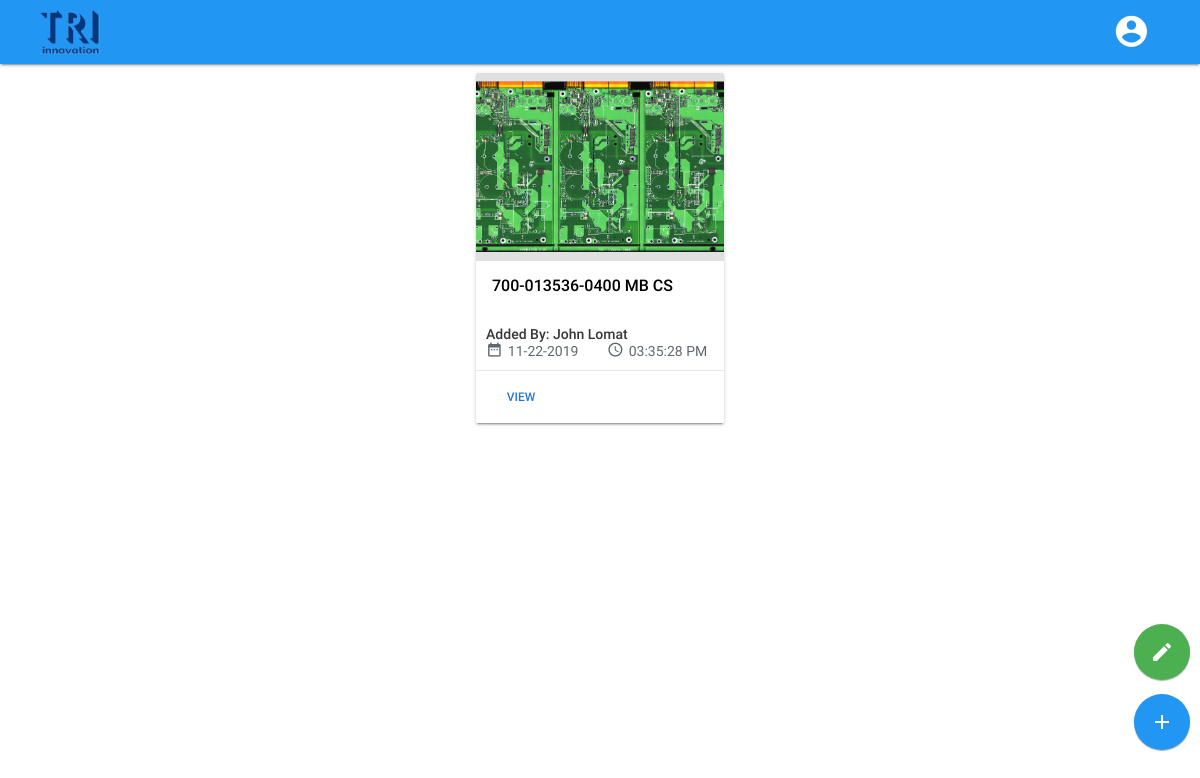
The page /view.php?line=line1 (signed in) on the database its author committed.
### tables this page shows
CREATE TABLE `line_defects` (
  `id` int(10) NOT NULL,
  `line` varchar(10) NOT NULL,
  `model` varchar(25) NOT NULL,
  `assy` varchar(20) NOT NULL,
  `side` varchar(20) NOT NULL,
  `added_by` varchar(20) NOT NULL,
  `date_added` varchar(20) NOT NULL,
  `time_stamp` varchar(20) NOT NULL,
  `image_name` varchar(100) NOT NULL
);

### libs/class_handler.php (called while the page is built, shortened)
<?php
    class headerConfig {
        private $style1;
        private $style2;
        public function __construct() {
            $get_arguments       = func_get_args();
            $number_of_arguments = func_num_args();
            if (method_exists($this, $method_name = '__construct'.$number_of_arguments)) {
                call_user_func_array(array($this, $method_name), $get_arguments);
            }
        }
        public function __construct2($style1, $style2) {
            $this->style1 = $style1;
            $this->style2 = $style2;
        }
        public function Style1() {
            return HOST_URL.'/'.$this->style1;
        }
        public function Style2() {
            return HOST_URL.'/'.$this->style2;
        }
    }
?>

### libs/upload.php (called while the page is built, shortened)
<?php
	$body_style = "";
?>

### libs/switch_get_function.php (called while the page is built, shortened)
<?php
	switch ($_GET['line']) {
		case "line1":
			$current_line = $_SESSION['current_line'];
		break;
	}
?>

### view.php (the view, shortened to what this page needs)
<?php
	require_once(ROOT.'libs/upload.php');
	require_once(ROOT.'libs/class_handler.php');
	$style = new HeaderConfig('assets/css/view-card.css','assets/css/navbar.css');
	$content_style = "";
	$add_btnStyle = "";
	$image_style = "";
	$image_style_4 = "";
	require_once(ROOT.'libs/switch_get_function.php');
	$query = "SELECT * FROM line_defects WHERE line = :line";
	$statement = $connect->prepare($query);
	$statement->bindValue(':line', $line);
	$statement->execute();
	$row = $statement->fetch(PDO::FETCH_ASSOC);
	if ($row > 0) {
		$content_style = "display:block;margin:0";
		$edit_style = "display:block";
	}else {
		$edit_style = "display:none";
	}
	include(ROOT.'header_mdl.php');
?>
<body style="<?= $body_style ?>">
	<div class="site-main">
		<?php include(ROOT.'libs/navbar.php') ?>
		<div class="content" style="<?= $content_style ?>">
			<div class="mdl-grid">
				<?php
					$query = "SELECT * FROM line_defects WHERE line = :line ORDER BY id DESC";
					$statement = $connect->prepare($query);
					$statement->bindValue(':line', $line);
					$statement->execute();
					for ($i=0; $row = $statement->fetch(); $i++) {
						if ($row['image_name'] == "") {
							$image_style = "";
							$image_style_2 = "display:block";
							$image_style_3 = "display:block";
							$image_style_5 = "display:none";
						}else {
							$image_style = "<img src='upload/images/" . $row['image_name'] . "' alt='model image' width='260' height='186'style='object-fit:contain;color:black'>";
							$image_style_4 = "padding:0";
						}
				?>
				<div id="model-<?= $i ?>" class="model-card demo-card-square mdl-card mdl-shadow--2dp mdl-cell mdl-cell--3-col-desktop mdl-cell--12-col-phone" data-id="<?= $row['id'] ?>"  data-model="<?= $row['model'] . " " . $row['assy'] . " " . $row['side'] ?>">
					<div class="mdl-card__title mdl-card--expand" style="<?= $image_style_4 ?>">
						<?= $image_style?>
					</div>
					<div class="mdl-card__supporting-text">
						<?= $row['model'] . " " . $row['assy'] . " " . $row['side'] ?>
					</div>
					<div class="added-by">
						<p>Added by: <?= $row['added_by'] ?></p>
						<p>
							<i style="margin-right:5px;vertical-align:text-bottom;font-size:1.2em;color:#616770" class="material-icons">date_range</i><span style="margin-right:25px"><?= $row['date_added'] ?></span>
							<i style="margin-right:5px;vertical-align:text-bottom;font-size:1.2em;color:#616770" class="material-icons">access_time</i><?= $row['time_stamp'] ?>
						</p>
					</div>
					<div class="mdl-card__actions mdl-card--border">
						<a class="no-color-button mdl-button mdl-js-button mdl-js-ripple-effect" href="line/view.php?line=<?= $current_line?>&modelID=<?= $row['id'] ?>">View</a>
					</div>
				</div>
				<?php }?>
			</div>
		</div>
		<button class="add-btn button-blue mdl-button mdl-js-button mdl-button--fab mdl-button--colored" onclick="addButton()" style="<?= $add_btnStyle ?>">
			<i class="material-icons">add</i>
		</button>
		<button class="edit-btn button-green mdl-button mdl-js-button mdl-button--fab mdl-button--colored" onclick="editButton()" style="<?= $edit_style ?>">
			<i class="create material-icons">create</i>
		</button>
	</div>
</body>
</html>

### header_mdl.php (shortened to what this page needs)
<?php
	$logo = HOST_URL."/assets/images/logo/tri-logo.png";
?>
<!DOCTYPE html>
<html lang="en">
<head>
<link rel="stylesheet" href="<?= $style->Style1() ?>">
<link rel="stylesheet" href="<?= $style->Style2() ?>">
<link rel="stylesheet" href="<?= HOST_URL."/assets/font/Roboto/font.css" ?>">
<link rel="stylesheet" href="<?= HOST_URL."/assets/material.blue-indigo.min.css" ?>">
<link rel="stylesheet" type="text/css" href="<?= HOST_URL."/assets/gijgo.min.css" ?>">
</head>

### libs/navbar.php (shortened to what this page needs)
<div role="navigation" class="mdl-layout--fixed-header">
	<header class="mdl-layout__header">
		<div class="mdl-layout__header-row">
			<div>
				<a href="<?php echo HOST_URL ?>"><img class="logo" src="<?php echo $logo ?>" alt="logo" width="60"></a>
			</div>
			<nav class="mdl-navigation">
				<div class="mdl-navigation dropdown">
					<button class="cursor" style="border:none;background:none;border-radius:100%">
						<i class="dropbtn material-icons" onclick="dropBtn()">account_circle</i>
					</button>
				</div>
			</nav>
		</div>
	</header>
</div>

### assets/css/view-card.css (style rules this page uses)
body, .site-main { height: 100% }
.content { display: none; margin: 80px 0 0 0; padding-top: 65px; width: 100% }
.mdl-grid { display: flex; justify-content: center; padding: 0!important; margin: 0!important }
.model-card { width: 248px!important; height: 350px; margin: 5px }
.mdl-card__title { justify-content: center!important; height: 185px; flex-direction: column; background: #E0E0E0 }
.mdl-card__supporting-text { width: 100%!important; height: 65px; font-size: 1em!important; font-weight: 500; color: black!important }
.added-by { margin: 0 10px 10px 10px; color: #616770 }
.added-by > p { margin: 0!important; line-height: 1.2; text-transform: capitalize }
.added-by > p:first-child { font-weight: 500; color: #373737 }
.model-card > .mdl-card__actions { display: flex; justify-content: space-between }

### assets/css/navbar.css (style rules this page uses)
html { height: 100% }
.mdl-layout__header { top: 0; position: fixed!important }
.logo { margin-left: -40px!important }
.dropdown { position: relative; }
.dropbtn { font-size: 2.8em!important; color: white; padding: 13px 10px; transition: 0.1s }

### header_mdl.php (style rules this page uses)
* { margin: 0; padding: 0; font-family: "Roboto",Lato; box-sizing: border-box; -webkit-box-sizing: border-box; -khtml-box-sizing: border-box; -moz-box-sizing: border-box; -ms-box-sizing: border-box; -webkit-font-smoothing: antialiased; -moz-osx-font-smoothing: grayscale; text-shadow: 1px 1px 1px rgba(0,0,0,0.004); text-decoration: none }
a, img, .mdl-card__title > span, .background-alias, .row > h5, .mdl-tooltip, .material-icons, .percentage, .data-table > table > tbody > tr > td:last-child, .pagination { user-select: none; -webkit-user-select: none; -khtml-user-select: none; -moz-user-select: none; -ms-user-select: none }
.add-btn { position: fixed!important; bottom: 50px; right: 10px }
.edit-btn { position: fixed!important; bottom: 120px; right: 10px }
.button-blue { background: #2196F3!important }
.button-green { background: #4CAF50!important }
.no-color-button { font-size: 0.75em!important; color: #2476E8!important; margin: 0 15px 0 5px!important }
.mdl-button { z-index: 1 }

### rows shown on the page
line_defects: image_name (picture), model "700-013536-0400", assy "MB", side "CS", added_by "John Lomat", date_added "11-22-2019", time_stamp "03:35:28 PM"
